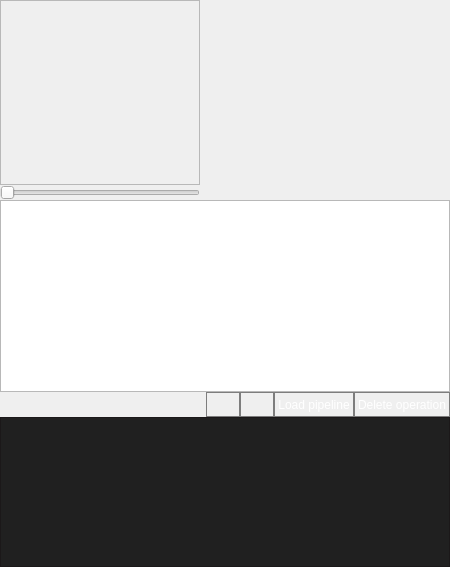
            <widget class="QWidget" name="page_plan">
             <property name="styleSheet">
              <string notr="true"/>
             </property>
             <layout class="QVBoxLayout" name="layout_page_plan">
              <property name="spacing">
               <number>0</number>
              </property>
              <property name="leftMargin">
               <number>0</number>
              </property>
              <property name="topMargin">
               <number>0</number>
              </property>
              <property name="rightMargin">
               <number>0</number>
              </property>
              <property name="bottomMargin">
               <number>0</number>
              </property>
              <item>
               <widget class="QFrame" name="pipeline_settings">
                <property name="sizePolicy">
                 <sizepolicy hsizetype="Preferred" vsizetype="Preferred">
                  <horstretch>0</horstretch>
                  <verstretch>0</verstretch>
                 </sizepolicy>
                </property>
                <property name="minimumSize">
                 <size>
                  <width>0</width>
                  <height>200</height>
                 </size>
                </property>
                <property name="maximumSize">
                 <size>
                  <width>16777215</width>
                  <height>230</height>
                 </size>
                </property>
                <property name="acceptDrops">
                 <bool>false</bool>
                </property>
                <layout class="QHBoxLayout" name="pipeline_settings_layout">
                 <property name="spacing">
                  <number>0</number>
                 </property>
                 <property name="leftMargin">
                  <number>0</number>
                 </property>
                 <property name="topMargin">
                  <number>0</number>
                 </property>
                 <property name="rightMargin">
                  <number>0</number>
                 </property>
                 <property name="bottomMargin">
                  <number>0</number>
                 </property>
                 <item>
                  <widget class="QFrame" name="previewPipeline">
                   <property name="enabled">
                    <bool>true</bool>
                   </property>
                   <property name="sizePolicy">
                    <sizepolicy hsizetype="Fixed" vsizetype="Fixed">
                     <horstretch>0</horstretch>
                     <verstretch>0</verstretch>
                    </sizepolicy>
                   </property>
                   <property name="minimumSize">
                    <size>
                     <width>200</width>
                     <height>200</height>
                    </size>
                   </property>
                   <property name="maximumSize">
                    <size>
                     <width>300</width>
                     <height>300</height>
                    </size>
                   </property>
                   <property name="acceptDrops">
                    <bool>false</bool>
                   </property>
                   <property name="styleSheet">
                    <string notr="true">border-width: 1px;</string>
                   </property>
                   <layout class="QVBoxLayout" name="verticalLayout_2">
                    <property name="spacing">
                     <number>0</number>
                    </property>
                    <property name="leftMargin">
                     <number>0</number>
                    </property>
                    <property name="topMargin">
                     <number>0</number>
                    </property>
                    <property name="rightMargin">
                     <number>0</number>
                    </property>
                    <property name="bottomMargin">
                     <number>0</number>
                    </property>
                    <item>
                     <widget class="QFrame" name="plan_preview">
                      <property name="frameShape">
                       <enum>QFrame::StyledPanel</enum>
                      </property>
                      <property name="frameShadow">
                       <enum>QFrame::Raised</enum>
                      </property>
                      <layout class="QVBoxLayout" name="plan_layout_preview">
                       <property name="spacing">
                        <number>0</number>
                       </property>
                       <property name="leftMargin">
                        <number>0</number>
                       </property>
                       <property name="topMargin">
                        <number>0</number>
                       </property>
                       <property name="rightMargin">
                        <number>0</number>
                       </property>
                       <property name="bottomMargin">
                        <number>0</number>
                       </property>
                      </layout>
                     </widget>
                    </item>
                    <item>
                     <widget class="QSlider" name="previewPipelineSlider">
                      <property name="sizePolicy">
                       <sizepolicy hsizetype="Expanding" vsizetype="Fixed">
                        <horstretch>0</horstretch>
                        <verstretch>0</verstretch>
                       </sizepolicy>
                      </property>
                      <property name="styleSheet">
                       <string notr="true">padding: 0px;</string>
                      </property>
                      <property name="orientation">
                       <enum>Qt::Horizontal</enum>
                      </property>
                     </widget>
                    </item>
                   </layout>
                  </widget>
                 </item>
                 <item>
                  <widget class="QFrame" name="functions_frame">
                   <property name="sizePolicy">
                    <sizepolicy hsizetype="Fixed" vsizetype="Preferred">
                     <horstretch>0</horstretch>
                     <verstretch>0</verstretch>
                    </sizepolicy>
                   </property>
                   <property name="minimumSize">
                    <size>
                     <width>250</width>
                     <height>0</height>
                    </size>
                   </property>
                   <property name="styleSheet">
                    <string notr="true">#functions_frame {
	border-width: 1px 0px 1px 0px;
	color: white;
}

QMenuBar {
    background-color: rgb(49,49,49);
    color: rgb(255,255,255);
    border: 1px solid #000;
}

QMenuBar::item {
    background-color: rgb(42,42,42);
	padding: 0 100 0 15px;
    color: rgb(255,255,255);
}

QMenuBar::item::selected {
    background-color: rgb(30,30,30);
}

QMenu {
    background-color: rgb(62,62,62);
    color: rgb(255,255,255);
    border: 1px solid #000;           
}

QMenu::item::selected {
    background-color: rgb(30,30,30);
}</string>
                   </property>
                   <layout class="QVBoxLayout" name="functions_layout">
                    <property name="spacing">
                     <number>0</number>
                    </property>
                    <property name="leftMargin">
                     <number>0</number>
                    </property>
                    <property name="topMargin">
                     <number>0</number>
                    </property>
                    <property name="rightMargin">
                     <number>0</number>
                    </property>
                    <property name="bottomMargin">
                     <number>0</number>
                    </property>
                   </layout>
                  </widget>
                 </item>
                </layout>
               </widget>
              </item>
              <item>
               <widget class="QFrame" name="pipeline_content">
                <property name="minimumSize">
                 <size>
                  <width>0</width>
                  <height>100</height>
                 </size>
                </property>
                <property name="styleSheet">
                 <string notr="true">border-width: 0px 0px 0px 1px;</string>
                </property>
                <layout class="QVBoxLayout" name="verticalLayout">
                 <property name="spacing">
                  <number>0</number>
                 </property>
                 <property name="leftMargin">
                  <number>0</number>
                 </property>
                 <property name="topMargin">
                  <number>0</number>
                 </property>
                 <property name="rightMargin">
                  <number>0</number>
                 </property>
                 <property name="bottomMargin">
                  <number>0</number>
                 </property>
                 <item>
                  <widget class="QListWidget" name="list_operations">
                   <property name="styleSheet">
                    <string notr="true">color: rgb(218, 218, 218);
border-width: 1px 0px 0px 0px;</string>
                   </property>
                   <property name="dragDropMode">
                    <enum>QAbstractItemView::InternalMove</enum>
                   </property>
                  </widget>
                 </item>
                 <item>
                  <widget class="QFrame" name="operation_list_btns">
                   <property name="sizePolicy">
                    <sizepolicy hsizetype="Preferred" vsizetype="Maximum">
                     <horstretch>0</horstretch>
                     <verstretch>0</verstretch>
                    </sizepolicy>
                   </property>
                   <property name="minimumSize">
                    <size>
                     <width>0</width>
                     <height>25</height>
                    </size>
                   </property>
                   <property name="maximumSize">
                    <size>
                     <width>16777215</width>
                     <height>40</height>
                    </size>
                   </property>
                   <property name="styleSheet">
                    <string notr="true">color: white;border-width: 1px 0px 0px 0px;</string>
                   </property>
                   <layout class="QHBoxLayout" name="layout_operation_list_btns">
                    <property name="spacing">
                     <number>0</number>
                    </property>
                    <property name="leftMargin">
                     <number>0</number>
                    </property>
                    <property name="topMargin">
                     <number>0</number>
                    </property>
                    <property name="rightMargin">
                     <number>0</number>
                    </property>
                    <property name="bottomMargin">
                     <number>0</number>
                    </property>
                    <item>
                     <spacer name="horizontalSpacer">
                      <property name="orientation">
                       <enum>Qt::Horizontal</enum>
                      </property>
                      <property name="sizeHint" stdset="0">
                       <size>
                        <width>40</width>
                        <height>20</height>
                       </size>
                      </property>
                     </spacer>
                    </item>
                    <item>
                     <widget class="QPushButton" name="btn_run_pipeline">
                      <property name="sizePolicy">
                       <sizepolicy hsizetype="Fixed" vsizetype="MinimumExpanding">
                        <horstretch>0</horstretch>
                        <verstretch>0</verstretch>
                       </sizepolicy>
                      </property>
                      <property name="toolTip">
                       <string>Run</string>
                      </property>
                      <property name="styleSheet">
                       <string notr="true">border: 1px solid rgb(125, 125, 125);</string>
                      </property>
                      <property name="text">
                       <string/>
                      </property>
                      <property name="icon">
                       <iconset resource="../resources/files.qrc">
                        <normaloff>:/16x16/icons/16x16/cil-media-play.png</normaloff>:/16x16/icons/16x16/cil-media-play.png</iconset>
                      </property>
                      <property name="iconSize">
                       <size>
                        <width>16</width>
                        <height>16</height>
                       </size>
                      </property>
                     </widget>
                    </item>
                    <item>
                     <widget class="QPushButton" name="btn_save_pipeline">
                      <property name="sizePolicy">
                       <sizepolicy hsizetype="Fixed" vsizetype="MinimumExpanding">
                        <horstretch>0</horstretch>
                        <verstretch>0</verstretch>
                       </sizepolicy>
                      </property>
                      <property name="toolTip">
                       <string>Save</string>
                      </property>
                      <property name="styleSheet">
                       <string notr="true">border: 1px solid rgb(125, 125, 125);</string>
                      </property>
                      <property name="text">
                       <string/>
                      </property>
                      <property name="icon">
                       <iconset resource="../resources/files.qrc">
                        <normaloff>:/16x16/icons/16x16/cil-save.png</normaloff>:/16x16/icons/16x16/cil-save.png</iconset>
                      </property>
                     </widget>
                    </item>
                    <item>
                     <widget class="QPushButton" name="btn_load_pipeline">
                      <property name="sizePolicy">
                       <sizepolicy hsizetype="Fixed" vsizetype="MinimumExpanding">
                        <horstretch>0</horstretch>
                        <verstretch>0</verstretch>
                       </sizepolicy>
                      </property>
                      <property name="statusTip">
                       <string>Load pipeline</string>
                      </property>
                      <property name="styleSheet">
                       <string notr="true">border: 1px solid rgb(125, 125, 125);
padding: 3px;</string>
                      </property>
                      <property name="text">
                       <string>Load pipeline</string>
                      </property>
                     </widget>
                    </item>
                    <item>
                     <widget class="QPushButton" name="btn_remove_operation">
                      <property name="sizePolicy">
                       <sizepolicy hsizetype="Fixed" vsizetype="MinimumExpanding">
                        <horstretch>0</horstretch>
                        <verstretch>0</verstretch>
                       </sizepolicy>
                      </property>
                      <property name="styleSheet">
                       <string notr="true">border: 1px solid rgb(125, 125, 125);
padding: 3px;</string>
                      </property>
                      <property name="text">
                       <string>Delete operation</string>
                      </property>
                     </widget>
                    </item>
                   </layout>
                  </widget>
                 </item>
                 <item>
                  <widget class="QTextEdit" name="edit_pipeline_output">
                   <property name="maximumSize">
                    <size>
                     <width>16777215</width>
                     <height>150</height>
                    </size>
                   </property>
                   <property name="styleSheet">
                    <string notr="true">QTextEdit {
    color: rgb(193, 193, 168);
	background-color: rgb(35, 31, 32);
	border-width: 0px 1px 0px 1px;
}</string>
                   </property>
                   <property name="undoRedoEnabled">
                    <bool>false</bool>
                   </property>
                   <property name="readOnly">
                    <bool>true</bool>
                   </property>
                   <property name="html">
                    <string>&lt;!DOCTYPE HTML PUBLIC &quot;-//W3C//DTD HTML 4.0//EN&quot; &quot;http://www.w3.org/TR/REC-html40/strict.dtd&quot;&gt;
&lt;html&gt;&lt;head&gt;&lt;meta name=&quot;qrichtext&quot; content=&quot;1&quot; /&gt;&lt;style type=&quot;text/css&quot;&gt;
p, li { white-space: pre-wrap; }
&lt;/style&gt;&lt;/head&gt;&lt;body style=&quot; font-family:'MS Shell Dlg 2'; font-size:8.25pt; font-weight:400; font-style:normal;&quot; bgcolor=&quot;#202020&quot;&gt;
&lt;p style=&quot;-qt-paragraph-type:empty; margin-top:0px; margin-bottom:0px; margin-left:0px; margin-right:0px; -qt-block-indent:0; text-indent:0px; background-color:#202020;&quot;&gt;&lt;br /&gt;&lt;/p&gt;&lt;/body&gt;&lt;/html&gt;</string>
                   </property>
                   <property name="textInteractionFlags">
                    <set>Qt::TextSelectableByMouse</set>
                   </property>
                  </widget>
                 </item>
                </layout>
               </widget>
              </item>
             </layout>
            </widget>
